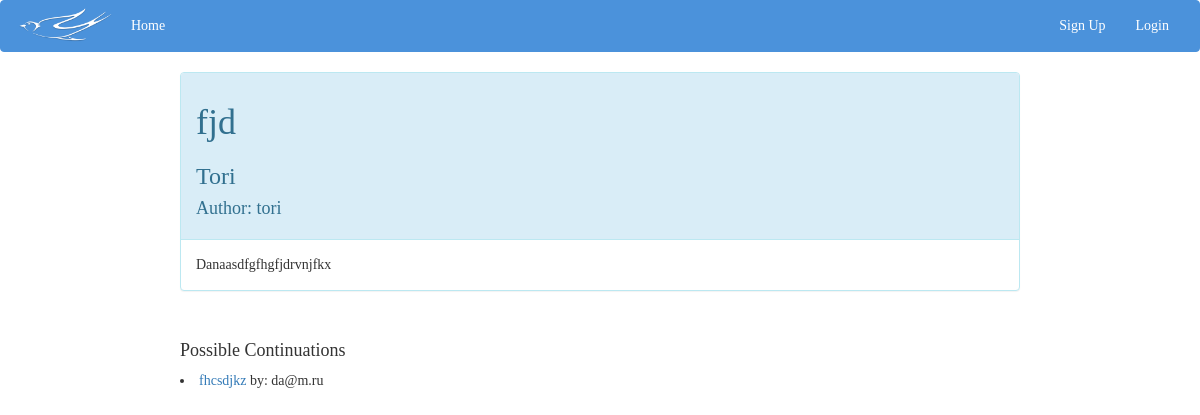
The app's page /view_section/1/, older data.
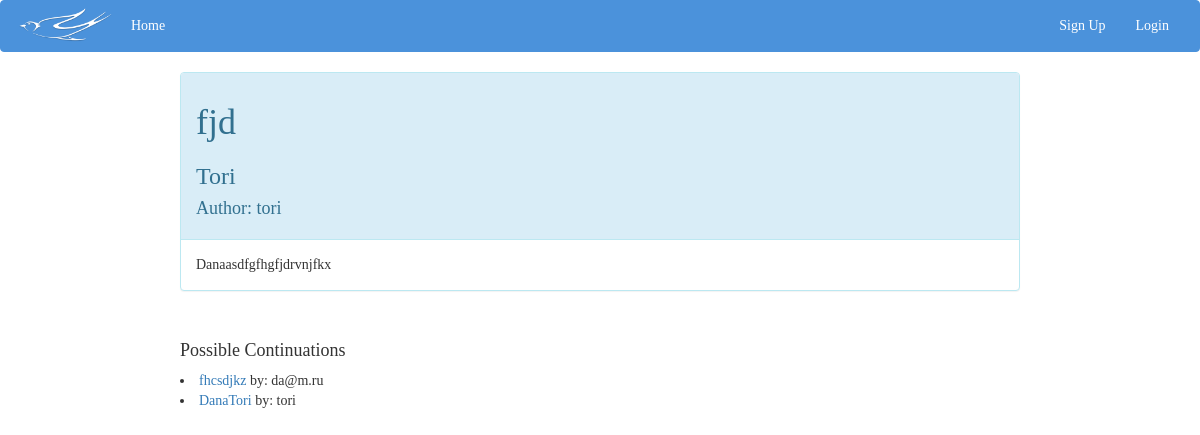
The same page, newer data.
### SwallowTales/models.py (models this page shows)
class StorySection(models.Model):
    previousSection = models.ForeignKey("self",null = True, blank=True, related_name="children")
    author = models.ForeignKey(User)
    story = models.ForeignKey(Story)
    secName = models.CharField(max_length = 100)
    text = models.TextField()

### SwallowTales/views.py (the view)
# urls.py: url(r'^view_section/([0-9]+)/', views.view_section, name='view_section'),
def view_section(request, sectionID):
    storySection = StorySection.objects.filter(pk = sectionID)
    my_stories_list = StorySection.objects.filter(previousSection = sectionID)
    return render(request, 'view_sec.html', {'my_stories_list': my_stories_list, 'storySection': storySection[0]})

### SwallowTales/templates/view_sec.html (shortened to what this page needs)
{% extends "base.html" %}
{% block content %}
<div id="muh_stories">
    <div class="panel panel-info">
        <div class="panel-heading">
            <h1>{{ storySection.story.name }}</h1>
            <h3>{{ storySection.secName }}</h3>
            <h4>Author: {{ storySection.author.username }}</h4>
        </div>
        <div class="panel-body">{{ storySection.text }}</div>
    </div>
</div>
<br />
<div id="muh_stories">
    <h4>Possible Continuations</h4>
    {% for sec in my_stories_list %}
        <li><a href="{% url 'SwallowTales.views.view_section' sec.id %}">{{ sec.secName }}</a> by: {{ sec.author.username }}</li>
    {% endfor %}
    <br />
</div>
{%endblock content %}

Row changes from the older to the newer data that the page shows:
added StorySection: secName "DanaTori", author.username "tori"
